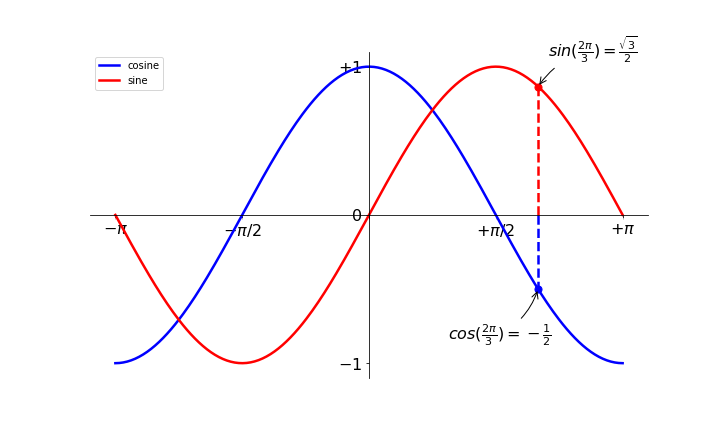

The script that saved this image:
#!/usr/bin/env python3
# -*- coding: utf-8 -*-
"""
Created on Fri Nov  1 18:28:22 2019
Customized line plotting of NumPy sine and cosine functions
- plotting with default settings
- instantiating defaults
- changing colors and line widths
- setting limits for x and y
- setting ticks
- setting tick labels
- moving spines
- adding a legend
- annotating some points
- artist and bbox customization
@author: alberto
"""

import numpy as np
import matplotlib.pyplot as plt

# Create a figure of sixe 8x6 inches, 80 dots per inch
plt.figure(figsize=(10, 6), dpi=80)

# Create a new subplot from a grid of 1x1
plt.subplot(1, 1, 1)

X = np.linspace(-np.pi, np.pi, 256, endpoint=True)
C, S = np.cos(X), np.sin(X)

# Plot cosine with a blue continuous line of width 1(pixels)
plt.plot(X, C, color='blue', linewidth=2.5, linestyle='-', label='cosine')

# Plot sine with a green continuous line of width 1 (pixels)
plt.plot(X, S, color='red', linewidth=2.5, linestyle='-', label='sine')

# Set x limits
plt.xlim(X.min()*1.1, X.max()*1.1)

# Set x ticks
x_sym = [r'$-\pi$', r'$-\pi/2$', '', r'$+\pi/2$', r'$+\pi$']
plt.xticks(np.linspace(-np.pi, np.pi, 5, endpoint=True), x_sym)

# Set y limits
plt.ylim(C.min()*1.1, C.max()*1.1)

# Set y ticks
y_sym = [r'$-1$', r'0', r'$+1$']
plt.yticks(np.linspace(-1, 1, 3, endpoint=True), y_sym)

# Moving spines
ax = plt.gca()   # get current axis
ax.spines['right'].set_color('none')
ax.spines['top'].set_color('none')
ax.xaxis.set_ticks_position('bottom')
ax.spines['bottom'].set_position(('data', 0))
ax.yaxis.set_ticks_position('left')
ax.spines['left'].set_position(('data', 0))

# Add legend (requires adding kwarg label in plot)
plt.legend(loc='upper left')

# Annotate points
t = 2 * np.pi / 3
plt.plot([t, t], [0, np.cos(t)], color='blue', linewidth=2.5, linestyle='--')
plt.scatter([t, ], [np.cos(t), ], 50, color='blue')
C_note = r'$cos(\frac{2\pi}{3})=-\frac{1}{2}$'
plt.annotate(C_note,
             xy=(t, np.cos(t)),
             xycoords='data',
             xytext=(-90, -50),
             textcoords='offset points',
             fontsize=16,
             arrowprops=dict(
                     arrowstyle='->',
                     connectionstyle='arc3,rad=.2'))
plt.plot([t, t], [0, np.sin(t)], color='red', linewidth=2.5, linestyle='--')
plt.scatter([t, ], [np.sin(t), ], 50, color='red')
S_note = r'$sin(\frac{2\pi}{3})=\frac{\sqrt{3}}{2}$'
plt.annotate(S_note,
             xy=(t, np.sin(t)),
             xycoords='data',
             xytext=(10, 30),
             textcoords='offset points',
             fontsize=16,
             arrowprops=dict(
                     arrowstyle='->',
                     connectionstyle='arc3,rad=.2'))

# Make the tick labels more visible
for label in ax.get_xticklabels() + ax.get_yticklabels():
    label.set_fontsize(16)
    label.set_bbox(dict(
            facecolor='white',
            edgecolor='None',
            alpha=0.65))

# Add grid
plt.grid()

# Save figure using 72 dots per inch
plt.savefig('lineplot_sine_cosine.png', dpi=72)

plt.show()
